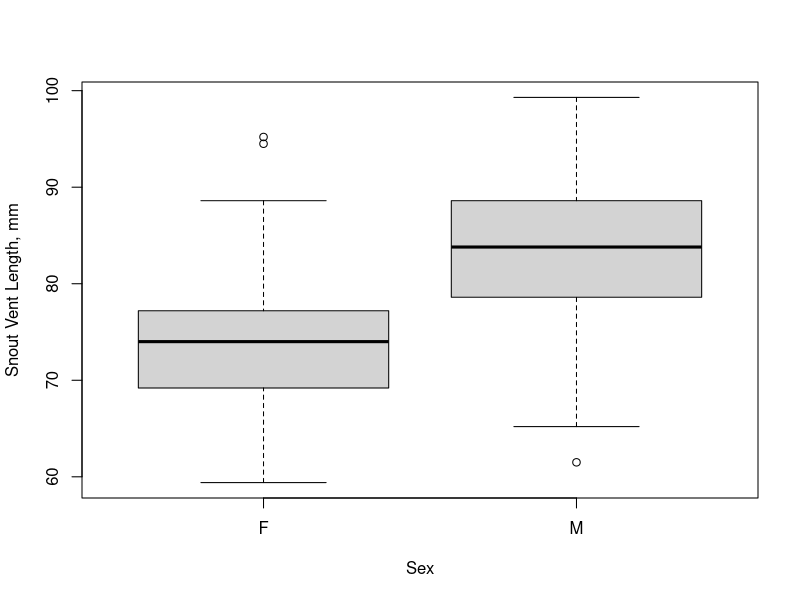

Reproduce this figure in R.
## ---- chunk 1
library(knitr) # include here so we can use kable() function later
knitr::opts_chunk$set(echo = TRUE, fig.align = 'center')
# knitr::opts_chunk$set(echo = TRUE)
## ---- chunk 2
# Here is a comment within a R code chunk
# setwd("~/Dropbox/255E_BIOL/Week_4")
## ---- chunk 3
svl1 = read.csv("../data/SVLCallisaurus.csv")
svl2 = read.csv("../data/SVLCallisaurus2.csv")
## ---- chunk 4
svlAll = rbind(svl1,svl2)
## ---- chunk 5
boxplot(Snout.Vent.Length..mm.~Sex, data = svlAll, xlab = 'Sex',
        ylab = 'Snout Vent Length, mm')
## ---- chunk 6
# Use aggregate function to calculate mean for each sex separately
mymeans = aggregate(Snout.Vent.Length..mm.~Sex, data = svlAll, 
                    FUN = mean)
mymeans # print output
## ---- chunk 7
kable(mymeans, caption = 'Mean lengths for each sex.')
